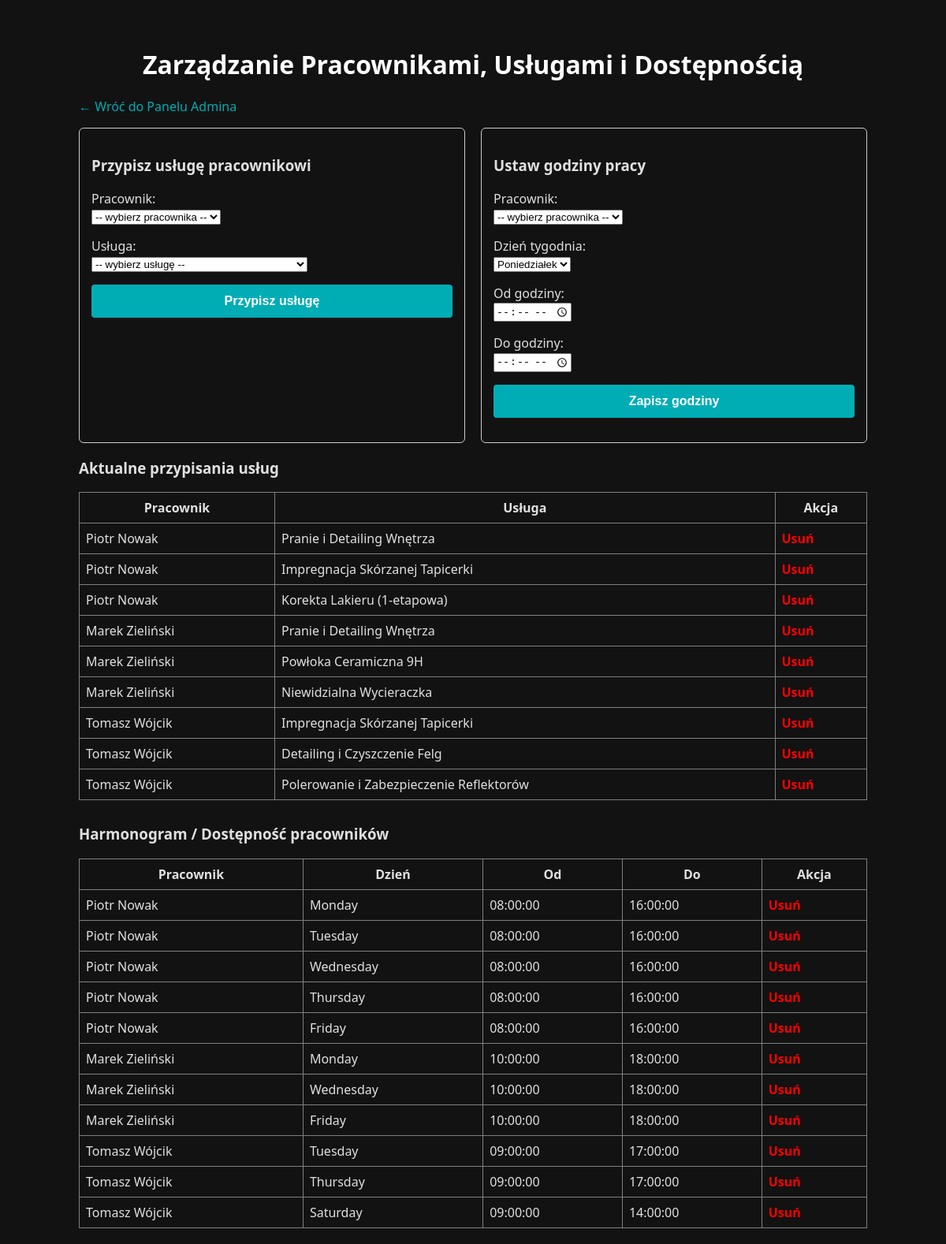
Page /admin_employees.php (signed in) on the committed database.
### tables this page shows
CREATE TABLE employee_services (
                                   employee_id INT,
                                   service_id INT,
                                   PRIMARY KEY (employee_id, service_id),
                                   FOREIGN KEY (employee_id) REFERENCES users(id) ON DELETE CASCADE,
                                   FOREIGN KEY (service_id) REFERENCES services(id) ON DELETE CASCADE
);

CREATE TABLE services (
                          id INT AUTO_INCREMENT PRIMARY KEY,
                          category_id INT,
                          name VARCHAR(150) NOT NULL,
                          description TEXT,
                          duration INT NOT NULL,
                          price DECIMAL(10, 2) NOT NULL,
                          active TINYINT(1) DEFAULT 1,
                          FOREIGN KEY (category_id) REFERENCES service_categories(id) ON DELETE SET NULL
);

CREATE TABLE employee_availability (
                                       id INT AUTO_INCREMENT PRIMARY KEY,
                                       employee_id INT,
                                       day_of_week ENUM('Monday', 'Tuesday', 'Wednesday', 'Thursday', 'Friday', 'Saturday', 'Sunday') NOT NULL,
                                       start_time TIME NOT NULL,
                                       end_time TIME NOT NULL,
                                       FOREIGN KEY (employee_id) REFERENCES users(id) ON DELETE CASCADE
);

### public/admin_employees.php (the view, shortened to what this page needs)
<?php
require_once __DIR__ . '/../config/db.php';
$emp_services = $pdo->query("SELECT es.employee_id, es.service_id, CONCAT(u.name, ' ', u.surname) as emp_name, s.name as service_name
                             FROM employee_services es
                             JOIN users u ON es.employee_id = u.id
                             JOIN services s ON es.service_id = s.id")->fetchAll(PDO::FETCH_ASSOC);
$availabilities = $pdo->query("SELECT ea.id, ea.day_of_week, ea.start_time, ea.end_time, CONCAT(u.name, ' ', u.surname) as emp_name
                               FROM employee_availability ea
                               JOIN users u ON ea.employee_id = u.id")->fetchAll(PDO::FETCH_ASSOC);
?>
<!DOCTYPE html>
<html lang="pl">
<head>
    <link rel="stylesheet" href="../css/style.css">
</head>
<body style="padding: 20px; max-width: 1000px; margin: auto;">
    <h1>Zarządzanie Pracownikami, Usługami i Dostępnością</h1>
    <p><a href="admin_panel.php">&larr; Wróć do Panelu Admina</a></p>
    <div style="display: flex; gap: 20px;">
        <div style="flex: 1; border: 1px solid #ccc; padding: 15px; border-radius: 6px;">
            <h3>Przypisz usługę pracownikowi</h3>
            <form method="POST">
                <p><label>Pracownik:<br>
                    <select name="employee_id" required>
                        <option value="">-- wybierz pracownika --</option>
                    </select>
                </label></p>
                <p><label>Usługa:<br>
                    <select name="service_id" required>
                        <option value="">-- wybierz usługę --</option>
                    </select>
                </label></p>
                <p><button type="submit" name="assign_service">Przypisz usługę</button></p>
            </form>
        </div>
        <div style="flex: 1; border: 1px solid #ccc; padding: 15px; border-radius: 6px;">
            <h3>Ustaw godziny pracy</h3>
            <form method="POST">
                <p><label>Pracownik:<br>
                    <select name="employee_id" required>
                        <option value="">-- wybierz pracownika --</option>
                    </select>
                </label></p>
                <p><label>Dzień tygodnia:<br>
                    <select name="day_of_week" required>
                        <option value="Monday">Poniedziałek</option>
                    </select>
                </label></p>
                <p><label>Od godziny:<br><input type="time" name="start_time" required></label></p>
                <p><label>Do godziny:<br><input type="time" name="end_time" required></label></p>
                <p><button type="submit" name="add_availability">Zapisz godziny</button></p>
            </form>
        </div>
    </div>
    <h3>Aktualne przypisania usług</h3>
    <table border="1" cellpadding="8" style="border-collapse: collapse; width: 100%; margin-top: 10px; margin-bottom: 30px;">
        <tr>
            <th>Pracownik</th>
            <th>Usługa</th>
            <th>Akcja</th>
        </tr>
        <?php if (empty($emp_services)): ?>
            <tr><td colspan="3" style="text-align: center;">Brak przypisanych usług.</td></tr>
        <?php else: ?>
            <?php foreach($emp_services as $es): ?>
            <tr>
                <td><?php echo htmlspecialchars($es['emp_name']); ?></td>
                <td><?php echo htmlspecialchars($es['service_name']); ?></td>
                <td>
                    <a href="admin_employees.php?delete_emp_id=<?php echo $es['employee_id']; ?>&delete_srv_id=<?php echo $es['service_id']; ?>" onclick="return confirm('Na pewno usunąć to przypisanie?');" style="color: red; text-decoration: none; font-weight: bold;">Usuń</a>
                </td>
            </tr>
            <?php endforeach; ?>
        <?php endif; ?>
    </table>
    <h3>Harmonogram / Dostępność pracowników</h3>
    <table border="1" cellpadding="8" style="border-collapse: collapse; width: 100%; margin-top: 10px;">
        <tr>
            <th>Pracownik</th>
            <th>Dzień</th>
            <th>Od</th>
            <th>Do</th>
            <th>Akcja</th>
        </tr>
        <?php if (empty($availabilities)): ?>
            <tr><td colspan="5" style="text-align: center;">Brak ustalonej dostępności.</td></tr>
        <?php else: ?>
            <?php foreach($availabilities as $av): ?>
            <tr>
                <td><?php echo htmlspecialchars($av['emp_name']); ?></td>
                <td><?php echo htmlspecialchars($av['day_of_week']); ?></td>
                <td><?php echo htmlspecialchars($av['start_time']); ?></td>
                <td><?php echo htmlspecialchars($av['end_time']); ?></td>
                <td>
                    <a href="admin_employees.php?delete_availability=<?php echo $av['id']; ?>" onclick="return confirm('Na pewno usunąć te godziny?');" style="color: red; text-decoration: none; font-weight: bold;">Usuń</a>
                </td>
            </tr>
            <?php endforeach; ?>
        <?php endif; ?>
    </table>
</body>
</html>

### css/style.css (style rules this page uses)
body { font-family: 'Segoe UI', Tahoma, Geneva, Verdana, sans-serif; background-color: #121212; color: #e0e0e0; margin: 0; padding: 0; }
a { color: #00adb5; text-decoration: none; }
h1 { text-align: center; margin-top: 40px; color: #ffffff; }
button { width: 100%; padding: 12px; background-color: #00adb5; color: #ffffff; border: none; border-radius: 4px; font-weight: bold; cursor: pointer; font-size: 16px; transition: background-color 0.2s; }

### rows in the picture
employee_services: emp_name "Piotr Nowak", service.name "Pranie i Detailing Wnętrza"
employee_services: emp_name "Piotr Nowak", service.name "Impregnacja Skórzanej Tapicerki"
employee_services: emp_name "Piotr Nowak", service.name "Korekta Lakieru (1-etapowa)"
employee_services: emp_name "Marek Zieliński", service.name "Pranie i Detailing Wnętrza"
employee_services: emp_name "Marek Zieliński", service.name "Powłoka Ceramiczna 9H"
employee_services: emp_name "Marek Zieliński", service.name "Niewidzialna Wycieraczka"
employee_services: emp_name "Tomasz Wójcik", service.name "Impregnacja Skórzanej Tapicerki"
employee_services: emp_name "Tomasz Wójcik", service.name "Detailing i Czyszczenie Felg"
employee_services: emp_name "Tomasz Wójcik", service.name "Polerowanie i Zabezpieczenie Reflektorów"
employee_availability: emp_name "Piotr Nowak", day_of_week "Monday", start_time "08:00:00", end_time "16:00:00"
employee_availability: emp_name "Piotr Nowak", day_of_week "Tuesday", start_time "08:00:00", end_time "16:00:00"
employee_availability: emp_name "Piotr Nowak", day_of_week "Wednesday", start_time "08:00:00", end_time "16:00:00"
employee_availability: emp_name "Piotr Nowak", day_of_week "Thursday", start_time "08:00:00", end_time "16:00:00"
employee_availability: emp_name "Piotr Nowak", day_of_week "Friday", start_time "08:00:00", end_time "16:00:00"
employee_availability: emp_name "Marek Zieliński", day_of_week "Monday", start_time "10:00:00", end_time "18:00:00"
employee_availability: emp_name "Marek Zieliński", day_of_week "Wednesday", start_time "10:00:00", end_time "18:00:00"
employee_availability: emp_name "Marek Zieliński", day_of_week "Friday", start_time "10:00:00", end_time "18:00:00"
employee_availability: emp_name "Tomasz Wójcik", day_of_week "Tuesday", start_time "09:00:00", end_time "17:00:00"
employee_availability: emp_name "Tomasz Wójcik", day_of_week "Thursday", start_time "09:00:00", end_time "17:00:00"
employee_availability: emp_name "Tomasz Wójcik", day_of_week "Saturday", start_time "09:00:00", end_time "14:00:00"
